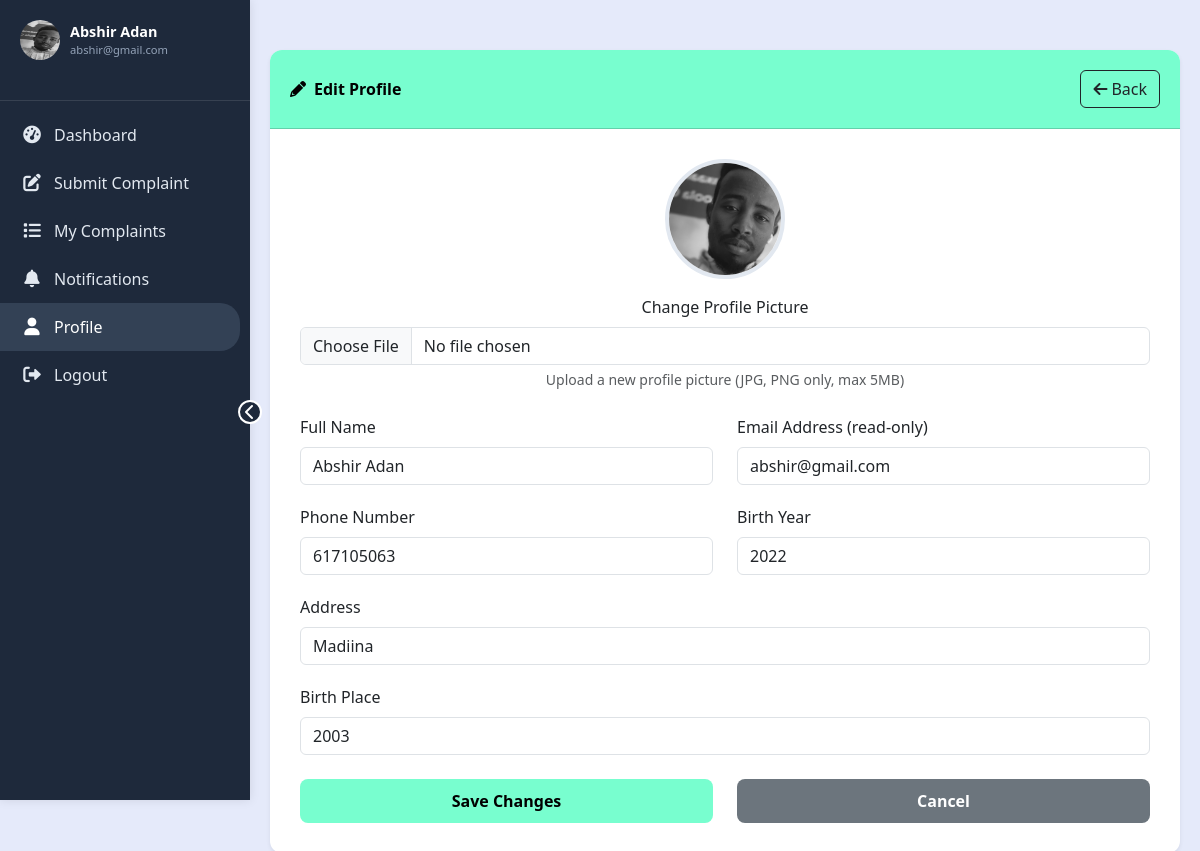
/student/edit_profile.php (signed in), run on the app's committed database.
### tables this page shows
CREATE TABLE `users` (
  `id` int(11) NOT NULL,
  `fullname` varchar(150) NOT NULL,
  `email` varchar(100) NOT NULL,
  `phone` varchar(20) DEFAULT NULL,
  `address` varchar(255) DEFAULT NULL,
  `birth_place` varchar(100) DEFAULT NULL,
  `birth_year` year(4) DEFAULT NULL,
  `profile_image` varchar(255) DEFAULT 'default.png',
  `password` varchar(255) NOT NULL,
  `role` enum('admin','student') DEFAULT 'student',
  `status` enum('active','inactive') DEFAULT 'active',
  `created_at` timestamp NOT NULL DEFAULT current_timestamp()
);

### student/edit_profile.php (the view, shortened to what this page needs)
<?php
include("../config/db.php");
$user_id = $_SESSION['user_id'];
$sql = "SELECT * FROM users WHERE id = ?";
$stmt = mysqli_prepare($conn, $sql);
mysqli_stmt_bind_param($stmt, "i", $user_id);
mysqli_stmt_execute($stmt);
$result = mysqli_stmt_get_result($stmt);
$user = mysqli_fetch_assoc($result);
$student_name = $user['fullname'] ?? 'Student Name';
$student_email = $user['email'] ?? 'student@example.com';
$student_phone = $user['phone'] ?? '';
$student_address = $user['address'] ?? '';
$student_birth_place = $user['birth_place'] ?? '';
$student_academic_year = $user['birth_year'] ?? '';
$student_image = $user['profile_image'] ?? 'default.png';
?>
<!DOCTYPE html>
<html lang="en">
<head>
    <link href="https://cdn.jsdelivr.net/npm/bootstrap@5.3.0/dist/css/bootstrap.min.css" rel="stylesheet">
    <link rel="stylesheet" href="https://cdnjs.cloudflare.com/ajax/libs/font-awesome/6.0.0/css/all.min.css">
</head>
<body>
    <button class="mobile-menu-btn" id="mobileMenuBtn">
    </button>
    <?php include 'sidebar.php'; ?>
    <div class="main-content">
        <div class="card profile-card">
            <div class="card-header profile-header">
                <div>
                    <i class="fas fa-pencil me-2"></i>Edit Profile
                </div>
                <a href="profile.php" class="btn btn-outline-dark">
                    <i class="fas fa-arrow-left me-1"></i>Back
                </a>
            </div>
            <div class="card-body profile-body">
                <form method="POST" enctype="multipart/form-data">
                    <div class="profile-img-container">
                        <?php $imageExists = !empty($student_image) && $student_image !== 'default.png' && file_exists('../assets/uploads/' . $student_image); ?>
                        <img src="<?php echo $imageExists ? '../assets/uploads/' . htmlspecialchars($student_image) : 'https://ui-avatars.com/api/?name=' . urlencode($student_name) . '&background=0D8ABC&color=fff&size=128'; ?>" alt="Profile Image" class="profile-img">
                        <div class="mt-3">
                            <label for="profile_image" class="form-label">Change Profile Picture</label>
                            <input type="file" class="form-control" id="profile_image" name="profile_image" accept=".jpg,.jpeg,.png">
                            <div class="form-text">Upload a new profile picture (JPG, PNG only, max 5MB)</div>
                        </div>
                    </div>
                    <div class="row">
                        <div class="col-md-6">
                            <div class="form-group">
                                <label for="fullname" class="form-label">Full Name</label>
                                <input type="text" class="form-control" id="fullname" name="fullname" value="<?php echo htmlspecialchars($student_name); ?>" required>
                            </div>
                        </div>
                        <div class="col-md-6">
                            <div class="form-group">
                                <label for="email" class="form-label">Email Address (read-only)</label>
                                <input type="email" class="form-control" id="email" name="email" value="<?php echo htmlspecialchars($student_email); ?>" readonly>
                            </div>
                        </div>
                    </div>
                    <div class="row">
                        <div class="col-md-6">
                            <div class="form-group">
                                <label for="phone" class="form-label">Phone Number</label>
                                <input type="tel" class="form-control" id="phone" name="phone" value="<?php echo htmlspecialchars($student_phone); ?>">
                            </div>
                        </div>
                        <div class="col-md-6">
                            <div class="form-group">
                                <label for="birth_year" class="form-label">Birth Year</label>
                                <input type="number" class="form-control" id="birth_year" name="birth_year" value="<?php echo htmlspecialchars($student_academic_year); ?>" min="1900" max="2025">
                            </div>
                        </div>
                    </div>
                    <div class="form-group">
                        <label for="address" class="form-label">Address</label>
                        <input type="text" class="form-control" id="address" name="address" value="<?php echo htmlspecialchars($student_address); ?>">
                    </div>
                    <div class="form-group">
                        <label for="birth_place" class="form-label">Birth Place</label>
                        <input type="text" class="form-control" id="birth_place" name="birth_place" value="<?php echo htmlspecialchars($student_birth_place); ?>">
                    </div>
                    <div class="row mt-4">
                        <div class="col-md-6">
                            <button type="submit" class="btn btn-save-profile">Save Changes</button>
                        </div>
                        <div class="col-md-6">
                            <a href="profile.php" class="btn btn-cancel">Cancel</a>
                        </div>
                    </div>
                </form>
            </div>
        </div>
    </div>
</body>
</html>

### student/edit_profile.php (style rules this page uses)
:root { --primary-accent: #78FECF; --background-base: #E5EAFA; --success-text: #093824; --secondary: #C6CCB2; --error-state: #BF4E30; }
body { background-color: var(--background-base); overflow-x: hidden; }
.main-content { margin-left: 250px; padding: 20px; transition: all 0.3s ease; }
.profile-card { border: none; box-shadow: 0 0.125rem 0.25rem rgba(0, 0, 0, 0.075); border-radius: 12px; overflow: hidden; }
.profile-header { background: var(--primary-accent); color: #000; padding: 20px; font-weight: 600; display: flex; justify-content: space-between; align-items: center; }
.profile-body { padding: 30px; }
.profile-img-container { text-align: center; margin-bottom: 25px; }
.profile-img { width: 120px; height: 120px; border-radius: 50%; border: 4px solid #e2e8f0; object-fit: cover; }
.form-group { margin-bottom: 20px; }
.btn-save-profile { background: var(--primary-accent); border: none; color: #000; font-weight: 600; padding: 10px 20px; border-radius: 8px; width: 100%; }
.btn-cancel { background: #6c757d; border: none; color: white; font-weight: 600; padding: 10px 20px; border-radius: 8px; width: 100%; }

### data on the page
users: profile_image (picture), fullname "Abshir Adan", email "abshir@gmail.com", phone "617105063", birth_year "2022", address "Madiina", birth_place "2003"

### other printed values
$user_name "Abshir Adan"
$user_email "abshir@gmail.com"
